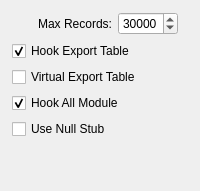
          <widget class="QWidget" name="tab_2">
           <attribute name="title">
            <string>Api Spy</string>
           </attribute>
           <layout class="QGridLayout" name="gridLayout_4">
            <property name="leftMargin">
             <number>3</number>
            </property>
            <property name="topMargin">
             <number>3</number>
            </property>
            <property name="rightMargin">
             <number>3</number>
            </property>
            <property name="bottomMargin">
             <number>3</number>
            </property>
            <property name="horizontalSpacing">
             <number>6</number>
            </property>
            <property name="verticalSpacing">
             <number>3</number>
            </property>
            <item row="0" column="0">
             <widget class="QWidget" name="widget" native="true">
              <layout class="QGridLayout" name="gridLayout_16">
               <item row="0" column="0">
                <layout class="QFormLayout" name="formLayout_2">
                 <item row="0" column="0">
                  <widget class="QLabel" name="label_2">
                   <property name="minimumSize">
                    <size>
                     <width>100</width>
                     <height>0</height>
                    </size>
                   </property>
                   <property name="maximumSize">
                    <size>
                     <width>100</width>
                     <height>16777215</height>
                    </size>
                   </property>
                   <property name="text">
                    <string>Max Records:</string>
                   </property>
                   <property name="alignment">
                    <set>Qt::AlignRight|Qt::AlignTrailing|Qt::AlignVCenter</set>
                   </property>
                  </widget>
                 </item>
                 <item row="0" column="1">
                  <widget class="QSpinBox" name="spinMaxRecords">
                   <property name="minimumSize">
                    <size>
                     <width>60</width>
                     <height>0</height>
                    </size>
                   </property>
                   <property name="maximumSize">
                    <size>
                     <width>60</width>
                     <height>16777215</height>
                    </size>
                   </property>
                   <property name="minimum">
                    <number>1000</number>
                   </property>
                   <property name="maximum">
                    <number>100000</number>
                   </property>
                   <property name="singleStep">
                    <number>1000</number>
                   </property>
                   <property name="value">
                    <number>30000</number>
                   </property>
                  </widget>
                 </item>
                </layout>
               </item>
               <item row="1" column="0">
                <widget class="QCheckBox" name="chkHookExport">
                 <property name="text">
                  <string>Hook Export Table</string>
                 </property>
                 <property name="checked">
                  <bool>true</bool>
                 </property>
                </widget>
               </item>
               <item row="2" column="0">
                <widget class="QCheckBox" name="chkUseVExport">
                 <property name="text">
                  <string>Virtual Export Table</string>
                 </property>
                </widget>
               </item>
               <item row="3" column="0">
                <widget class="QCheckBox" name="chkDefMH">
                 <property name="text">
                  <string>Hook All Module</string>
                 </property>
                 <property name="checked">
                  <bool>true</bool>
                 </property>
                </widget>
               </item>
               <item row="4" column="0">
                <widget class="QCheckBox" name="chkUseNullStub">
                 <property name="text">
                  <string>Use Null Stub</string>
                 </property>
                </widget>
               </item>
              </layout>
             </widget>
            </item>
            <item row="1" column="0">
             <spacer name="verticalSpacer_6">
              <property name="orientation">
               <enum>Qt::Vertical</enum>
              </property>
              <property name="sizeHint" stdset="0">
               <size>
                <width>20</width>
                <height>40</height>
               </size>
              </property>
             </spacer>
            </item>
           </layout>
          </widget>
